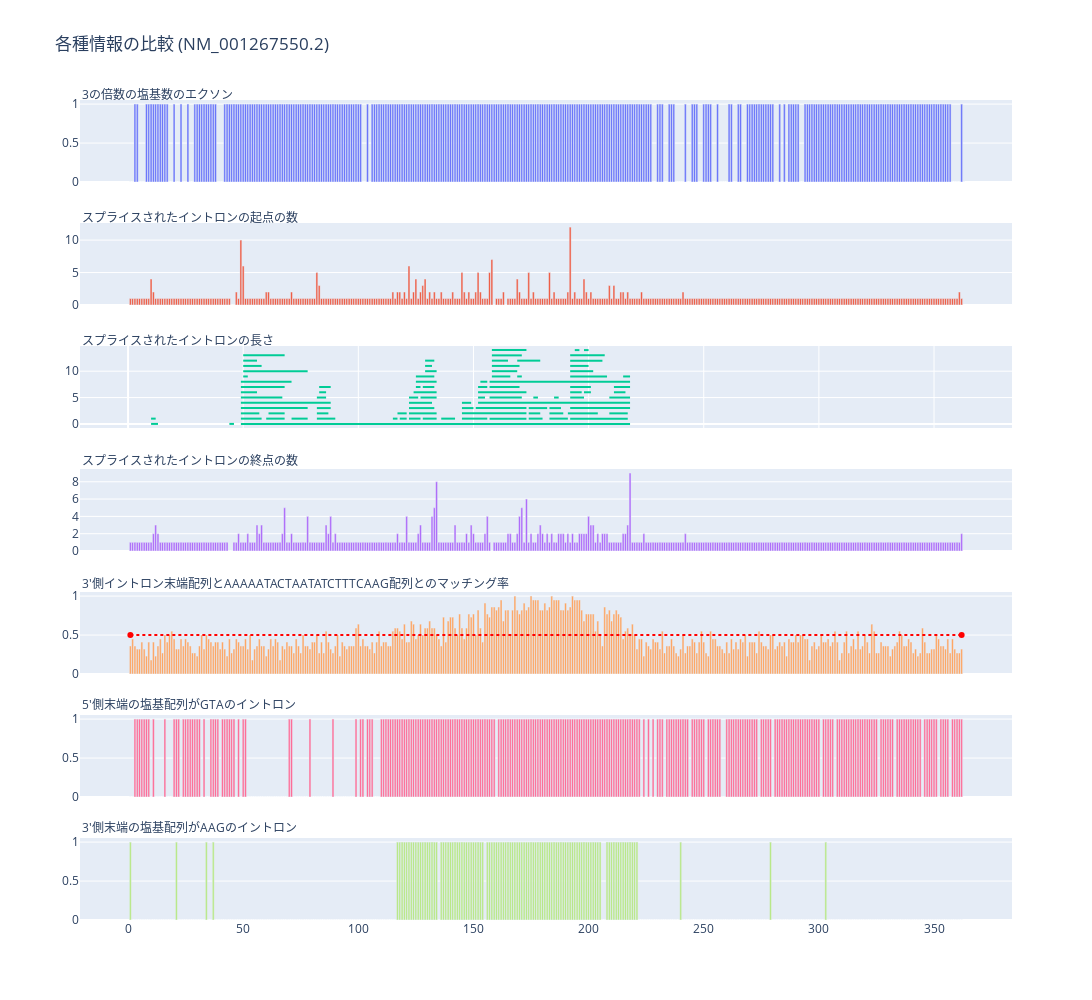

The cell this chart's notebook holds for it:
### Markdown cell above
## 上記情報の可視化

### Code cell
# グラフ作成
fig = make_subplots(rows=7, cols=1, shared_xaxes=True, vertical_spacing=0.05)
fig.add_trace(go.Bar(x=df_3x['exon'], y=df_3x['existence'], hovertemplate='Intron%{x}<extra></extra>'), row=1, col=1)
fig.add_trace(go.Bar(x=sdf.index, y=sdf[0], hovertemplate='Intron%{x}<extra></extra>'), row=2, col=1)
fig.add_trace(go.Scatter(x=x_arr, y=y_arr, hovertemplate='Intron edge: Intron%{x}<extra></extra>'), row=3, col=1)
fig.add_trace(go.Bar(x=edf.index, y=edf[0], hovertemplate='Intron%{x}<extra></extra>'), row=4, col=1)
fig.add_trace(go.Bar(x=[i+1 for i in range(len(match_result))], y=match_result, hovertemplate='Intron%{x}<br>Match: %{y}<extra></extra>'), row=5, col=1)
fig.add_trace(go.Scatter(x=[1,gbk.intron_num()], y=[0.5, 0.5],line=dict(color='red', dash='dot')), row=5, col=1)
fig.add_trace(go.Bar(x=df_gta['intron'], y=df_gta['existence'], hovertemplate='Intron: %{x}<extra></extra>'), row=6, col=1)
fig.add_trace(go.Bar(x=df_aag['intron'], y=df_aag['existence'], hovertemplate='Intron: %{x}<extra></extra>'), row=7, col=1)

# 各サブプロットのタイトルを追加
x = 0
titles = ["3の倍数の塩基数のエクソン", "スプライスされたイントロンの起点の数", "スプライスされたイントロンの長さ", "スプライスされたイントロンの終点の数",f"3'側イントロン末端配列と{mtf}配列とのマッチング率","5'側末端の塩基配列がGTAのイントロン","3'側末端の塩基配列がAAGのイントロン"]
y_pos = [1.02,0.87, 0.72, 0.56, 0.41, 0.25, 0.1]
for t, y in zip(titles, y_pos):
    fig.add_annotation(text=f"{t}", xref="paper", yref="paper", x=x, y=y, showarrow=False, font=dict(size=12))
fig.update_layout(width=1200, height=1000, title_text=f"各種情報の比較 (NM_001267550.2)", showlegend=False)

fig.show()

### Figure 1 — Plotly figure (JSON) as saved in the notebook; plotly's stock layout.template omitted (floating-point values rounded to 4 significant figures; data arrays with more than 128 entries replaced by an {"elided": "..."} marker saying what was removed)
{"data": [{"hovertemplate": "Intron%{x}<extra></extra>", "type": "bar", "x": {"elided": "363 int values"}, "xaxis": "x", "y": {"elided": "363 int values"}, "yaxis": "y"}, {"hovertemplate": "Intron%{x}<extra></extra>", "type": "bar", "x": {"elided": "362 int values"}, "xaxis": "x2", "y": {"elided": "362 int values"}, "yaxis": "y2"}, {"hovertemplate": "Intron edge: Intron%{x}<extra></extra>", "type": "scatter", "x": {"elided": "282 int values"}, "xaxis": "x3", "y": {"elided": "282 int values"}, "yaxis": "y3"}, {"hovertemplate": "Intron%{x}<extra></extra>", "type": "bar", "x": {"elided": "362 int values"}, "xaxis": "x4", "y": {"elided": "362 int values"}, "yaxis": "y4"}, {"hovertemplate": "Intron%{x}<br>Match: %{y}<extra></extra>", "type": "bar", "x": {"elided": "362 int values"}, "xaxis": "x5", "y": {"elided": "362 float values"}, "yaxis": "y5"}, {"line": {"color": "red", "dash": "dot"}, "type": "scatter", "x": [1, 362], "xaxis": "x5", "y": [0.5, 0.5], "yaxis": "y5"}, {"hovertemplate": "Intron: %{x}<extra></extra>", "type": "bar", "x": {"elided": "362 int values"}, "xaxis": "x6", "y": {"elided": "362 int values"}, "yaxis": "y6"}, {"hovertemplate": "Intron: %{x}<extra></extra>", "type": "bar", "x": {"elided": "362 int values"}, "xaxis": "x7", "y": {"elided": "362 int values"}, "yaxis": "y7"}], "layout": {"annotations": [{"font": {"size": 12}, "showarrow": false, "text": "3の倍数の塩基数のエクソン", "x": 0, "xref": "paper", "y": 1.02, "yref": "paper"}, {"font": {"size": 12}, "showarrow": false, "text": "スプライスされたイントロンの起点の数", "x": 0, "xref": "paper", "y": 0.87, "yref": "paper"}, {"font": {"size": 12}, "showarrow": false, "text": "スプライスされたイントロンの長さ", "x": 0, "xref": "paper", "y": 0.72, "yref": "paper"}, {"font": {"size": 12}, "showarrow": false, "text": "スプライスされたイントロンの終点の数", "x": 0, "xref": "paper", "y": 0.56, "yref": "paper"}, {"font": {"size": 12}, "showarrow": false, "text": "3'側イントロン末端配列とAAAAATACTAATATCTTTCAAG配列とのマッチング率", "x": 0, "xref": "paper", "y": 0.41, "yref": "paper"}, {"font": {"size": 12}, "showarrow": false, "text": "5'側末端の塩基配列がGTAのイントロン", "x": 0, "xref": "paper", "y": 0.25, "yref": "paper"}, {"font": {"size": 12}, "showarrow": false, "text": "3'側末端の塩基配列がAAGのイントロン", "x": 0, "xref": "paper", "y": 0.1, "yref": "paper"}], "height": 1000, "showlegend": false, "title": {"text": "各種情報の比較 (NM_001267550.2)"}, "width": 1200, "xaxis": {"anchor": "y", "domain": [0, 1], "matches": "x7", "showticklabels": false}, "xaxis2": {"anchor": "y2", "domain": [0, 1], "matches": "x7", "showticklabels": false}, "xaxis3": {"anchor": "y3", "domain": [0, 1], "matches": "x7", "showticklabels": false}, "xaxis4": {"anchor": "y4", "domain": [0, 1], "matches": "x7", "showticklabels": false}, "xaxis5": {"anchor": "y5", "domain": [0, 1], "matches": "x7", "showticklabels": false}, "xaxis6": {"anchor": "y6", "domain": [0, 1], "matches": "x7", "showticklabels": false}, "xaxis7": {"anchor": "y7", "domain": [0, 1]}, "yaxis": {"anchor": "x", "domain": [0.9, 1]}, "yaxis2": {"anchor": "x2", "domain": [0.75, 0.85]}, "yaxis3": {"anchor": "x3", "domain": [0.6, 0.7]}, "yaxis4": {"anchor": "x4", "domain": [0.45, 0.55]}, "yaxis5": {"anchor": "x5", "domain": [0.3, 0.4]}, "yaxis6": {"anchor": "x6", "domain": [0.15, 0.25]}, "yaxis7": {"anchor": "x7", "domain": [0, 0.1]}}}
